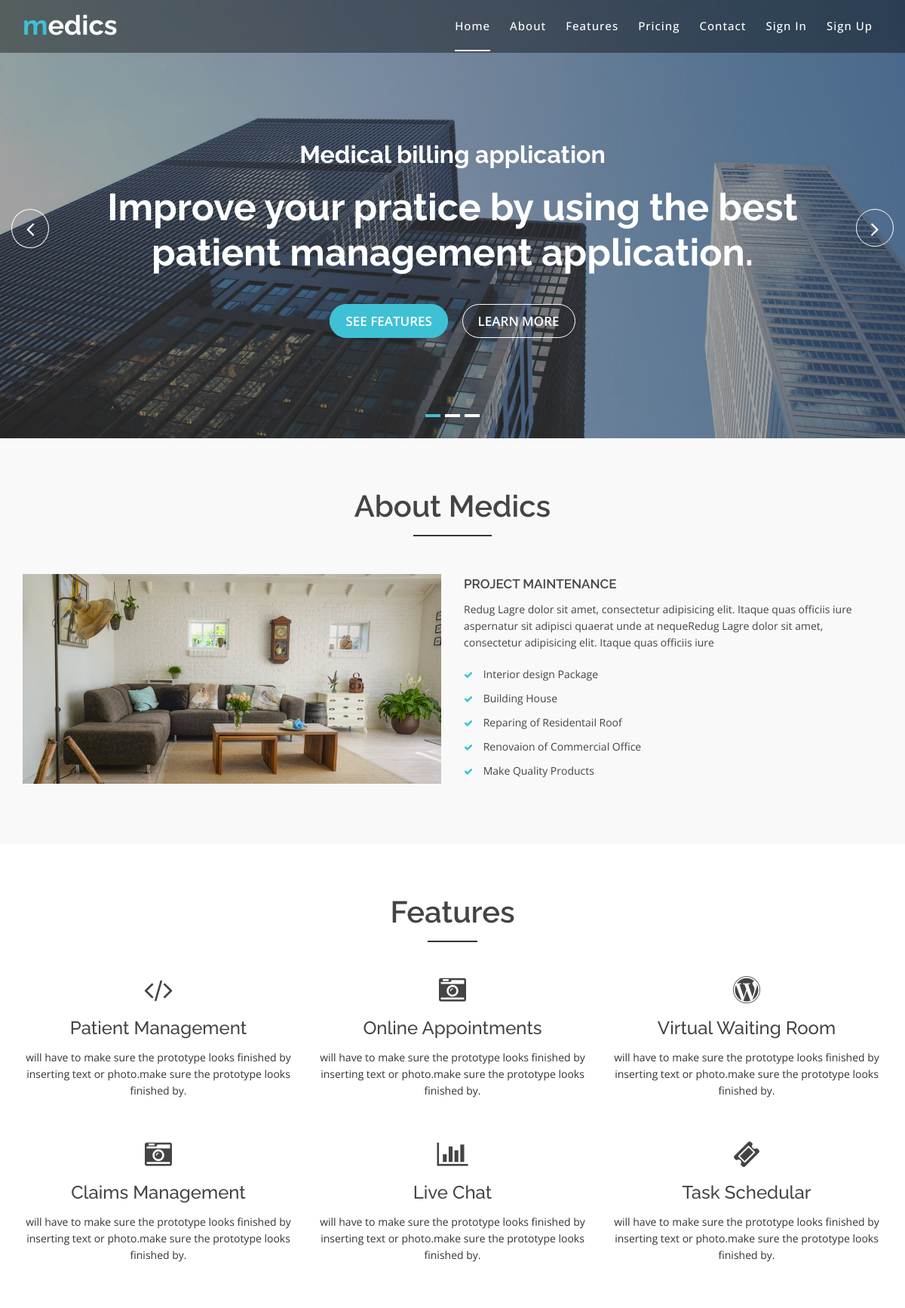
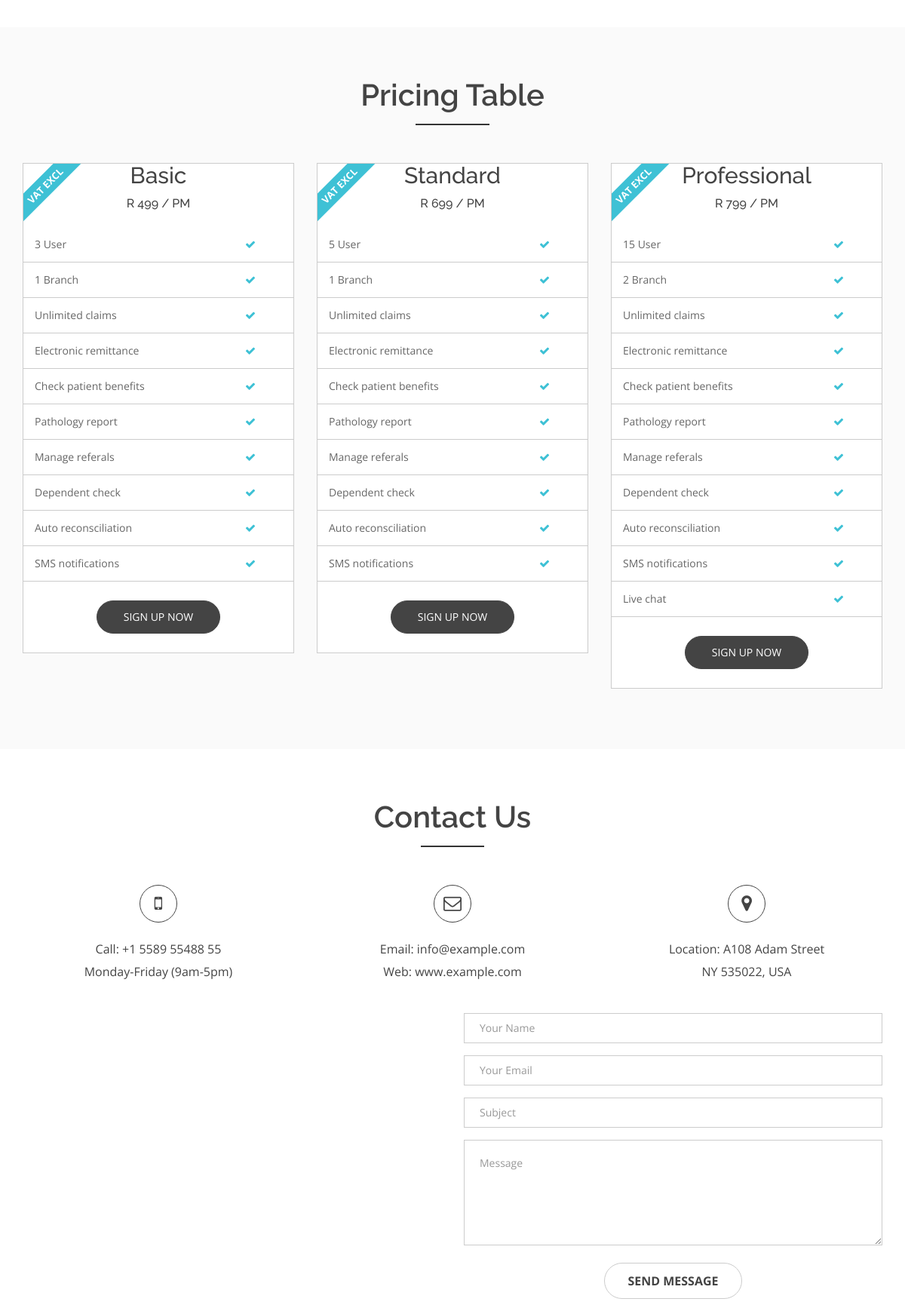
The page / (upper part) on the database its author committed (2 pictures, top to bottom).
### tables this page shows
CREATE TABLE `account_type` (
  `account_type_code` int(11) NOT NULL,
  `name` varchar(45) DEFAULT NULL,
  `price` varchar(45) DEFAULT NULL,
  `trial_days` int(11) DEFAULT NULL,
  `description` text
);

CREATE TABLE `account_feature` (
  `account_feature_id` int(11) NOT NULL,
  `account_type_code` int(11) NOT NULL,
  `standard_feature_code` int(11) NOT NULL
);

CREATE TABLE `special_feature` (
  `special_feature_id` int(11) NOT NULL,
  `account_feature_id` int(11) NOT NULL,
  `feature_unit` int(11) NOT NULL
);

CREATE TABLE `standard_feature` (
  `standard_feature_code` int(11) NOT NULL,
  `feature_name` varchar(45) NOT NULL,
  `feature_description` varchar(255) NOT NULL
);

### application/controllers/Pages.php (called while the page is built, shortened)
<?Php
    class Pages extends CI_Controller
    {
        public function view($page = 'home')
        {
            $data["account_types"] = $this->account_model->fetch_account_type_details();
            $this->load->view("site/templates/header");
            $this->load->view("site/slider");
            $this->load->view("site/about");
            $this->load->view("site/features");
            $this->load->view("site/pricing", $data);
            $this->load->view("site/contact");
            $this->load->view("site/templates/footer");
        }
    }
?>

### index.php (called while the page is built, shortened)
<?php
require_once BASEPATH.'core/CodeIgniter.php';

### application/models/app/account/Account_model.php (called while the page is built, shortened)
<?Php
    class Account_model extends CI_Model
    {
        public function fetch_account_type_details()
        {
            $query = $this->db->get("account_type");
            $account_types =  $query->result_array();
            for($i = 0; $i < count($account_types); $i ++)
            {
                $this->db->from("account_feature f");
                $this->db->join("standard_feature s", "f.standard_feature_code = s.standard_feature_code", "left");
                $this->db->join("special_feature sf", "f.account_feature_id = sf.account_feature_id", "left");
                $this->db->where("account_type_code", $account_types[$i]["account_type_code"]);
                $feature_query = $this->db->get()->result_array();
                $account_types[$i]["feature_details"] = $feature_query;
                $account_types[$i]["addons"] = $this->get_account_addon($account_types[$i]["account_type_code"]);
            }
            return $account_types;
        }
        public function get_account_addon($account_type_code)
        {
            $this->db->from("account_type t");
            $this->db->join("account_type_addon d", "t.account_type_code = d.account_type_code");
            $this->db->join("add_on o", "d.addon_id = o.add_on_id");
            $this->db->join("standard_feature sf", "o.standard_feature_code = sf.standard_feature_code");
            $this->db->where("t.account_type_code", $account_type_code);
            return $this->db->get()->result_array();
        }
    }
?>

### application/views/site/pricing.php (the view, shortened to what this page needs)
<div id="pricing" class="pricing-area area-padding">
    <div class="container">
        <div class="row">
            <div class="col-md-12 col-sm-12 col-xs-12">
                <div class="section-headline text-center">
                    <h2>Pricing Table</h2>
                </div>
            </div>
        </div>
        <div class="row">
            <?Php if(count($account_types) > 0) : ?>
                <?Php foreach($account_types as $account_type) : ?>
                    <div class="col-md-4 col-sm-4 col-xs-12">
                        <div class="pri_table_list active">
                            <?Php echo form_open(base_url() . "signup"); ?>
                                <span class="saleon">VAT excl</span>
                                <h3><?php echo $account_type["name"]; ?> <br/> <span>R <?php echo $account_type["price"]; ?> / PM</span></h3>
                                <ol>
                                    <?Php foreach($account_type["feature_details"] as $feature_detail) : ?>
                                        <li class="check">
                                            <?php
                                                if($feature_detail["feature_unit"] != null) {
                                                    echo $feature_detail["feature_unit"] . " ";
                                                }
                                                echo $feature_detail["feature_name"];
                                            ?>
                                        </li>
                                    <?Php endforeach; ?>
                                </ol>
                                <button type="submit">sign up now</button>
                            <?Php echo form_close(); ?>
                        </div>
                    </div>
                <?Php endforeach; ?>
            <?Php else : ?>
            <?Php endif; ?>
        </div>
    </div>
</div>

### rows shown on the page
account_type: name "Basic", price "499"
account_feature: special_feature.feature_unit "3", standard_feature_code.feature_name "User"
account_feature: special_feature.feature_unit "1", standard_feature_code.feature_name "Branch"
account_feature: standard_feature_code.feature_name "Unlimited claims"
account_feature: standard_feature_code.feature_name "Electronic remittance"
account_feature: standard_feature_code.feature_name "Check patient benefits"
account_feature: standard_feature_code.feature_name "Pathology report"
account_feature: standard_feature_code.feature_name "Manage referals"
account_feature: standard_feature_code.feature_name "Dependent check"
account_feature: standard_feature_code.feature_name "Auto reconsciliation"
account_feature: standard_feature_code.feature_name "SMS notifications"
account_feature: special_feature.feature_unit "5", standard_feature_code.feature_name "User"
account_feature: special_feature.feature_unit "1", standard_feature_code.feature_name "Branch"
account_feature: standard_feature_code.feature_name "Unlimited claims"
account_feature: standard_feature_code.feature_name "Electronic remittance"
account_feature: standard_feature_code.feature_name "Check patient benefits"
account_feature: standard_feature_code.feature_name "Pathology report"
account_feature: standard_feature_code.feature_name "Manage referals"
account_feature: standard_feature_code.feature_name "Dependent check"
account_feature: standard_feature_code.feature_name "Auto reconsciliation"
account_feature: standard_feature_code.feature_name "SMS notifications"
account_feature: special_feature.feature_unit "15", standard_feature_code.feature_name "User"
account_feature: special_feature.feature_unit "2", standard_feature_code.feature_name "Branch"
account_feature: standard_feature_code.feature_name "Unlimited claims"
account_feature: standard_feature_code.feature_name "Electronic remittance"
account_feature: standard_feature_code.feature_name "Check patient benefits"
account_feature: standard_feature_code.feature_name "Pathology report"
account_feature: standard_feature_code.feature_name "Manage referals"
account_feature: standard_feature_code.feature_name "Dependent check"
account_feature: standard_feature_code.feature_name "Auto reconsciliation"
account_feature: standard_feature_code.feature_name "SMS notifications"
account_feature: standard_feature_code.feature_name "Live chat"

### other values the page prints
$account_type["name"] "Standard"
$account_type["price"] "699"
$account_type["name"] "Professional"
$account_type["price"] "799"
